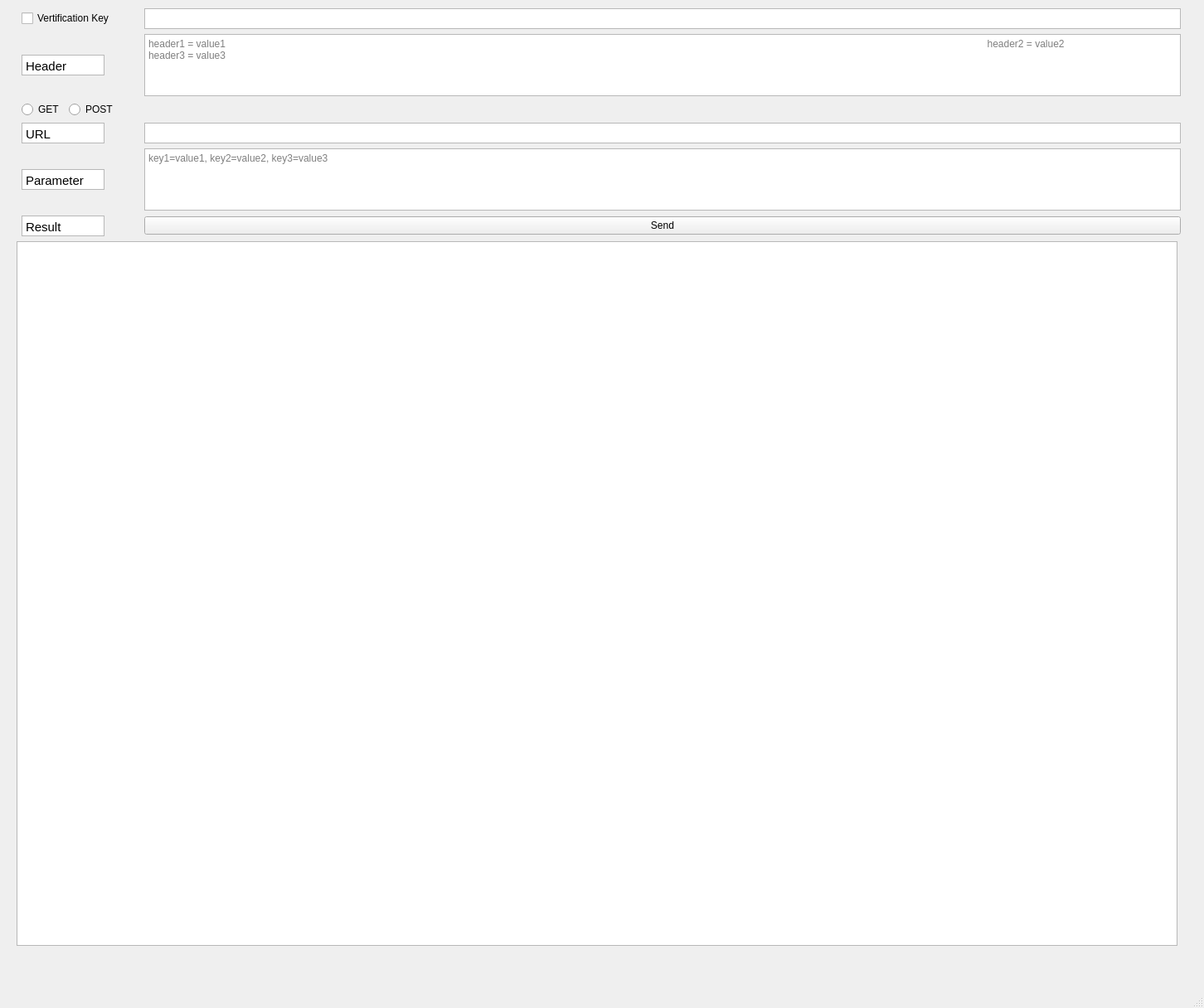
<?xml version="1.0" encoding="UTF-8"?>
<ui version="4.0">
 <class>MainWindow</class>
 <widget class="QMainWindow" name="MainWindow">
  <property name="geometry">
   <rect>
    <x>0</x>
    <y>0</y>
    <width>1452</width>
    <height>1216</height>
   </rect>
  </property>
  <property name="windowTitle">
   <string>MainWindow</string>
  </property>
  <widget class="QWidget" name="centralwidget">
   <widget class="QWidget" name="verticalLayoutWidget_2">
    <property name="geometry">
     <rect>
      <x>20</x>
      <y>10</y>
      <width>1411</width>
      <height>1131</height>
     </rect>
    </property>
    <layout class="QVBoxLayout" name="verticalLayout_2">
     <property name="sizeConstraint">
      <enum>QLayout::SetDefaultConstraint</enum>
     </property>
     <item>
      <layout class="QGridLayout" name="gridLayout">
       <item row="4" column="1">
        <widget class="QTextEdit" name="parameter_text">
         <property name="sizePolicy">
          <sizepolicy hsizetype="Expanding" vsizetype="Expanding">
           <horstretch>0</horstretch>
           <verstretch>0</verstretch>
          </sizepolicy>
         </property>
         <property name="minimumSize">
          <size>
           <width>0</width>
           <height>0</height>
          </size>
         </property>
         <property name="maximumSize">
          <size>
           <width>1250</width>
           <height>80</height>
          </size>
         </property>
         <property name="verticalScrollBarPolicy">
          <enum>Qt::ScrollBarAlwaysOff</enum>
         </property>
         <property name="html">
          <string>&lt;!DOCTYPE HTML PUBLIC &quot;-//W3C//DTD HTML 4.0//EN&quot; &quot;http://www.w3.org/TR/REC-html40/strict.dtd&quot;&gt;
&lt;html&gt;&lt;head&gt;&lt;meta name=&quot;qrichtext&quot; content=&quot;1&quot; /&gt;&lt;style type=&quot;text/css&quot;&gt;
p, li { white-space: pre-wrap; }
&lt;/style&gt;&lt;/head&gt;&lt;body style=&quot; font-family:'Gulim'; font-size:9pt; font-weight:400; font-style:normal;&quot;&gt;
&lt;p style=&quot;-qt-paragraph-type:empty; margin-top:0px; margin-bottom:0px; margin-left:0px; margin-right:0px; -qt-block-indent:0; text-indent:0px;&quot;&gt;&lt;br /&gt;&lt;/p&gt;&lt;/body&gt;&lt;/html&gt;</string>
         </property>
         <property name="placeholderText">
          <string>key1=value1, key2=value2, key3=value3</string>
         </property>
        </widget>
       </item>
       <item row="3" column="0">
        <widget class="QTextBrowser" name="url_menu">
         <property name="maximumSize">
          <size>
           <width>100</width>
           <height>25</height>
          </size>
         </property>
         <property name="layoutDirection">
          <enum>Qt::LeftToRight</enum>
         </property>
         <property name="inputMethodHints">
          <set>Qt::ImhNone</set>
         </property>
         <property name="verticalScrollBarPolicy">
          <enum>Qt::ScrollBarAlwaysOff</enum>
         </property>
         <property name="horizontalScrollBarPolicy">
          <enum>Qt::ScrollBarAlwaysOff</enum>
         </property>
         <property name="html">
          <string>&lt;!DOCTYPE HTML PUBLIC &quot;-//W3C//DTD HTML 4.0//EN&quot; &quot;http://www.w3.org/TR/REC-html40/strict.dtd&quot;&gt;
&lt;html&gt;&lt;head&gt;&lt;meta name=&quot;qrichtext&quot; content=&quot;1&quot; /&gt;&lt;style type=&quot;text/css&quot;&gt;
p, li { white-space: pre-wrap; }
&lt;/style&gt;&lt;/head&gt;&lt;body style=&quot; font-family:'Gulim'; font-size:9pt; font-weight:400; font-style:normal;&quot;&gt;
&lt;p style=&quot; margin-top:0px; margin-bottom:0px; margin-left:0px; margin-right:0px; -qt-block-indent:0; text-indent:0px;&quot;&gt;&lt;span style=&quot; font-size:11pt;&quot;&gt;URL&lt;/span&gt;&lt;/p&gt;&lt;/body&gt;&lt;/html&gt;</string>
         </property>
         <property name="acceptRichText">
          <bool>true</bool>
         </property>
        </widget>
       </item>
       <item row="4" column="0">
        <widget class="QTextBrowser" name="parameter_menu">
         <property name="maximumSize">
          <size>
           <width>100</width>
           <height>25</height>
          </size>
         </property>
         <property name="layoutDirection">
          <enum>Qt::LeftToRight</enum>
         </property>
         <property name="inputMethodHints">
          <set>Qt::ImhNone</set>
         </property>
         <property name="verticalScrollBarPolicy">
          <enum>Qt::ScrollBarAlwaysOff</enum>
         </property>
         <property name="horizontalScrollBarPolicy">
          <enum>Qt::ScrollBarAlwaysOff</enum>
         </property>
         <property name="html">
          <string>&lt;!DOCTYPE HTML PUBLIC &quot;-//W3C//DTD HTML 4.0//EN&quot; &quot;http://www.w3.org/TR/REC-html40/strict.dtd&quot;&gt;
&lt;html&gt;&lt;head&gt;&lt;meta name=&quot;qrichtext&quot; content=&quot;1&quot; /&gt;&lt;style type=&quot;text/css&quot;&gt;
p, li { white-space: pre-wrap; }
&lt;/style&gt;&lt;/head&gt;&lt;body style=&quot; font-family:'Gulim'; font-size:9pt; font-weight:400; font-style:normal;&quot;&gt;
&lt;p style=&quot; margin-top:0px; margin-bottom:0px; margin-left:0px; margin-right:0px; -qt-block-indent:0; text-indent:0px;&quot;&gt;&lt;span style=&quot; font-size:11pt;&quot;&gt;Parameter&lt;/span&gt;&lt;/p&gt;&lt;/body&gt;&lt;/html&gt;</string>
         </property>
         <property name="acceptRichText">
          <bool>true</bool>
         </property>
        </widget>
       </item>
       <item row="0" column="1">
        <widget class="QTextEdit" name="vertification_text">
         <property name="sizePolicy">
          <sizepolicy hsizetype="Expanding" vsizetype="Expanding">
           <horstretch>0</horstretch>
           <verstretch>0</verstretch>
          </sizepolicy>
         </property>
         <property name="minimumSize">
          <size>
           <width>0</width>
           <height>0</height>
          </size>
         </property>
         <property name="maximumSize">
          <size>
           <width>1250</width>
           <height>25</height>
          </size>
         </property>
         <property name="verticalScrollBarPolicy">
          <enum>Qt::ScrollBarAlwaysOff</enum>
         </property>
         <property name="html">
          <string>&lt;!DOCTYPE HTML PUBLIC &quot;-//W3C//DTD HTML 4.0//EN&quot; &quot;http://www.w3.org/TR/REC-html40/strict.dtd&quot;&gt;
&lt;html&gt;&lt;head&gt;&lt;meta name=&quot;qrichtext&quot; content=&quot;1&quot; /&gt;&lt;style type=&quot;text/css&quot;&gt;
p, li { white-space: pre-wrap; }
&lt;/style&gt;&lt;/head&gt;&lt;body style=&quot; font-family:'Gulim'; font-size:9pt; font-weight:400; font-style:normal;&quot;&gt;
&lt;p style=&quot;-qt-paragraph-type:empty; margin-top:0px; margin-bottom:0px; margin-left:0px; margin-right:0px; -qt-block-indent:0; text-indent:0px;&quot;&gt;&lt;br /&gt;&lt;/p&gt;
&lt;p style=&quot;-qt-paragraph-type:empty; margin-top:0px; margin-bottom:0px; margin-left:0px; margin-right:0px; -qt-block-indent:0; text-indent:0px;&quot;&gt;&lt;br /&gt;&lt;/p&gt;&lt;/body&gt;&lt;/html&gt;</string>
         </property>
        </widget>
       </item>
       <item row="5" column="0">
        <widget class="QTextBrowser" name="result_menu">
         <property name="maximumSize">
          <size>
           <width>100</width>
           <height>25</height>
          </size>
         </property>
         <property name="layoutDirection">
          <enum>Qt::LeftToRight</enum>
         </property>
         <property name="inputMethodHints">
          <set>Qt::ImhNone</set>
         </property>
         <property name="verticalScrollBarPolicy">
          <enum>Qt::ScrollBarAlwaysOff</enum>
         </property>
         <property name="horizontalScrollBarPolicy">
          <enum>Qt::ScrollBarAlwaysOff</enum>
         </property>
         <property name="html">
          <string>&lt;!DOCTYPE HTML PUBLIC &quot;-//W3C//DTD HTML 4.0//EN&quot; &quot;http://www.w3.org/TR/REC-html40/strict.dtd&quot;&gt;
&lt;html&gt;&lt;head&gt;&lt;meta name=&quot;qrichtext&quot; content=&quot;1&quot; /&gt;&lt;style type=&quot;text/css&quot;&gt;
p, li { white-space: pre-wrap; }
&lt;/style&gt;&lt;/head&gt;&lt;body style=&quot; font-family:'Gulim'; font-size:9pt; font-weight:400; font-style:normal;&quot;&gt;
&lt;p style=&quot; margin-top:0px; margin-bottom:0px; margin-left:0px; margin-right:0px; -qt-block-indent:0; text-indent:0px;&quot;&gt;&lt;span style=&quot; font-size:11pt;&quot;&gt;Result&lt;/span&gt;&lt;/p&gt;&lt;/body&gt;&lt;/html&gt;</string>
         </property>
         <property name="acceptRichText">
          <bool>true</bool>
         </property>
        </widget>
       </item>
       <item row="2" column="0">
        <layout class="QHBoxLayout" name="horizontalLayout">
         <property name="sizeConstraint">
          <enum>QLayout::SetDefaultConstraint</enum>
         </property>
         <item>
          <widget class="QRadioButton" name="get_radiobutton">
           <property name="sizePolicy">
            <sizepolicy hsizetype="Fixed" vsizetype="Fixed">
             <horstretch>0</horstretch>
             <verstretch>0</verstretch>
            </sizepolicy>
           </property>
           <property name="text">
            <string>GET</string>
           </property>
          </widget>
         </item>
         <item>
          <widget class="QRadioButton" name="post_radiobutton">
           <property name="sizePolicy">
            <sizepolicy hsizetype="Fixed" vsizetype="Fixed">
             <horstretch>0</horstretch>
             <verstretch>0</verstretch>
            </sizepolicy>
           </property>
           <property name="text">
            <string>POST</string>
           </property>
          </widget>
         </item>
         <item>
          <spacer name="horizontalSpacer">
           <property name="orientation">
            <enum>Qt::Horizontal</enum>
           </property>
           <property name="sizeType">
            <enum>QSizePolicy::Fixed</enum>
           </property>
           <property name="sizeHint" stdset="0">
            <size>
             <width>20</width>
             <height>0</height>
            </size>
           </property>
          </spacer>
         </item>
        </layout>
       </item>
       <item row="0" column="0">
        <widget class="QCheckBox" name="vertification_key_check_box">
         <property name="maximumSize">
          <size>
           <width>150</width>
           <height>16777215</height>
          </size>
         </property>
         <property name="text">
          <string>Vertification Key</string>
         </property>
        </widget>
       </item>
       <item row="5" column="1">
        <widget class="QPushButton" name="send_button">
         <property name="text">
          <string>Send</string>
         </property>
        </widget>
       </item>
       <item row="3" column="1">
        <widget class="QTextEdit" name="url_text">
         <property name="sizePolicy">
          <sizepolicy hsizetype="Expanding" vsizetype="Expanding">
           <horstretch>0</horstretch>
           <verstretch>0</verstretch>
          </sizepolicy>
         </property>
         <property name="minimumSize">
          <size>
           <width>0</width>
           <height>0</height>
          </size>
         </property>
         <property name="maximumSize">
          <size>
           <width>1250</width>
           <height>25</height>
          </size>
         </property>
         <property name="verticalScrollBarPolicy">
          <enum>Qt::ScrollBarAlwaysOff</enum>
         </property>
         <property name="html">
          <string>&lt;!DOCTYPE HTML PUBLIC &quot;-//W3C//DTD HTML 4.0//EN&quot; &quot;http://www.w3.org/TR/REC-html40/strict.dtd&quot;&gt;
&lt;html&gt;&lt;head&gt;&lt;meta name=&quot;qrichtext&quot; content=&quot;1&quot; /&gt;&lt;style type=&quot;text/css&quot;&gt;
p, li { white-space: pre-wrap; }
&lt;/style&gt;&lt;/head&gt;&lt;body style=&quot; font-family:'Gulim'; font-size:9pt; font-weight:400; font-style:normal;&quot;&gt;
&lt;p style=&quot;-qt-paragraph-type:empty; margin-top:0px; margin-bottom:0px; margin-left:0px; margin-right:0px; -qt-block-indent:0; text-indent:0px;&quot;&gt;&lt;br /&gt;&lt;/p&gt;&lt;/body&gt;&lt;/html&gt;</string>
         </property>
        </widget>
       </item>
       <item row="1" column="0">
        <widget class="QTextBrowser" name="header_menu">
         <property name="maximumSize">
          <size>
           <width>100</width>
           <height>25</height>
          </size>
         </property>
         <property name="layoutDirection">
          <enum>Qt::LeftToRight</enum>
         </property>
         <property name="inputMethodHints">
          <set>Qt::ImhNone</set>
         </property>
         <property name="verticalScrollBarPolicy">
          <enum>Qt::ScrollBarAlwaysOff</enum>
         </property>
         <property name="horizontalScrollBarPolicy">
          <enum>Qt::ScrollBarAlwaysOff</enum>
         </property>
         <property name="html">
          <string>&lt;!DOCTYPE HTML PUBLIC &quot;-//W3C//DTD HTML 4.0//EN&quot; &quot;http://www.w3.org/TR/REC-html40/strict.dtd&quot;&gt;
&lt;html&gt;&lt;head&gt;&lt;meta name=&quot;qrichtext&quot; content=&quot;1&quot; /&gt;&lt;style type=&quot;text/css&quot;&gt;
p, li { white-space: pre-wrap; }
&lt;/style&gt;&lt;/head&gt;&lt;body style=&quot; font-family:'Gulim'; font-size:9pt; font-weight:400; font-style:normal;&quot;&gt;
&lt;p style=&quot; margin-top:0px; margin-bottom:0px; margin-left:0px; margin-right:0px; -qt-block-indent:0; text-indent:0px;&quot;&gt;&lt;span style=&quot; font-size:11pt;&quot;&gt;Header&lt;/span&gt;&lt;/p&gt;&lt;/body&gt;&lt;/html&gt;</string>
         </property>
         <property name="acceptRichText">
          <bool>true</bool>
         </property>
        </widget>
       </item>
       <item row="1" column="1">
        <widget class="QTextEdit" name="header_text">
         <property name="sizePolicy">
          <sizepolicy hsizetype="Expanding" vsizetype="Expanding">
           <horstretch>0</horstretch>
           <verstretch>0</verstretch>
          </sizepolicy>
         </property>
         <property name="minimumSize">
          <size>
           <width>0</width>
           <height>0</height>
          </size>
         </property>
         <property name="maximumSize">
          <size>
           <width>1250</width>
           <height>80</height>
          </size>
         </property>
         <property name="verticalScrollBarPolicy">
          <enum>Qt::ScrollBarAlwaysOff</enum>
         </property>
         <property name="html">
          <string>&lt;!DOCTYPE HTML PUBLIC &quot;-//W3C//DTD HTML 4.0//EN&quot; &quot;http://www.w3.org/TR/REC-html40/strict.dtd&quot;&gt;
&lt;html&gt;&lt;head&gt;&lt;meta name=&quot;qrichtext&quot; content=&quot;1&quot; /&gt;&lt;style type=&quot;text/css&quot;&gt;
p, li { white-space: pre-wrap; }
&lt;/style&gt;&lt;/head&gt;&lt;body style=&quot; font-family:'Gulim'; font-size:9pt; font-weight:400; font-style:normal;&quot;&gt;
&lt;p style=&quot;-qt-paragraph-type:empty; margin-top:0px; margin-bottom:0px; margin-left:0px; margin-right:0px; -qt-block-indent:0; text-indent:0px;&quot;&gt;&lt;br /&gt;&lt;/p&gt;&lt;/body&gt;&lt;/html&gt;</string>
         </property>
         <property name="placeholderText">
          <string>header1 = value1                                                                                                                                                                                                                                                                                    header2 = value2                                                                                                                                                                                                                                                                                    header3 = value3</string>
         </property>
        </widget>
       </item>
      </layout>
     </item>
     <item>
      <widget class="QTextBrowser" name="result_text">
       <property name="sizePolicy">
        <sizepolicy hsizetype="Fixed" vsizetype="Fixed">
         <horstretch>0</horstretch>
         <verstretch>0</verstretch>
        </sizepolicy>
       </property>
       <property name="minimumSize">
        <size>
         <width>0</width>
         <height>850</height>
        </size>
       </property>
       <property name="maximumSize">
        <size>
         <width>1400</width>
         <height>1500</height>
        </size>
       </property>
       <property name="sizeIncrement">
        <size>
         <width>0</width>
         <height>1400</height>
        </size>
       </property>
       <property name="baseSize">
        <size>
         <width>0</width>
         <height>1400</height>
        </size>
       </property>
      </widget>
     </item>
    </layout>
   </widget>
  </widget>
  <widget class="QMenuBar" name="menubar">
   <property name="geometry">
    <rect>
     <x>0</x>
     <y>0</y>
     <width>1452</width>
     <height>21</height>
    </rect>
   </property>
  </widget>
  <widget class="QStatusBar" name="statusbar"/>
 </widget>
 <resources/>
 <connections/>
</ui>
